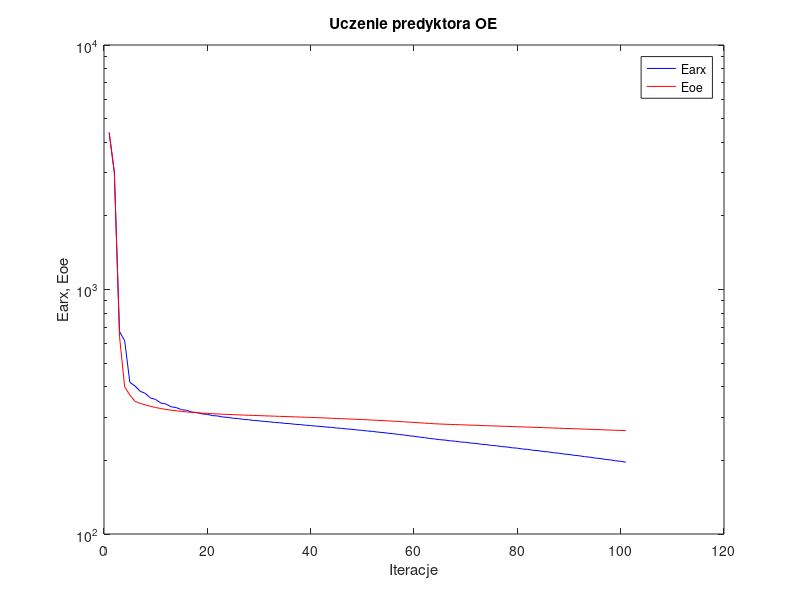
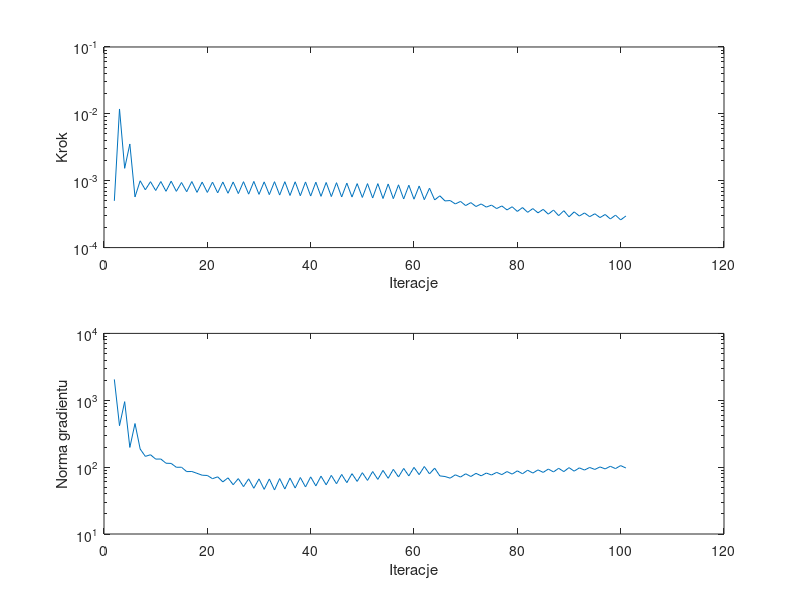

The MATLAB source for these figures, in order:
%uczenie predyktora oe
clear all;
n=0; farx(n+1)=4.380610e+003; foe(n+1)=4.390529e+003; wspucz(n+1)=0.000000e+000; ng(n+1)=0.000000e+000;
n=1; farx(n+1)=3.011684e+003; foe(n+1)=3.020751e+003; krok(n+1)=5.002119e-004; ng(n+1)=2.051043e+003;
n=2; farx(n+1)=6.733336e+002; foe(n+1)=6.434932e+002; krok(n+1)=1.183052e-002; ng(n+1)=4.164234e+002;
n=3; farx(n+1)=6.173532e+002; foe(n+1)=3.993715e+002; krok(n+1)=1.532816e-003; ng(n+1)=9.532837e+002;
n=4; farx(n+1)=4.170088e+002; foe(n+1)=3.707173e+002; krok(n+1)=3.544455e-003; ng(n+1)=1.971045e+002;
n=5; farx(n+1)=4.032701e+002; foe(n+1)=3.486333e+002; krok(n+1)=5.723719e-004; ng(n+1)=4.488417e+002;
n=6; farx(n+1)=3.833919e+002; foe(n+1)=3.422866e+002; krok(n+1)=9.975011e-004; ng(n+1)=1.865917e+002;
n=7; farx(n+1)=3.759231e+002; foe(n+1)=3.371983e+002; krok(n+1)=7.315478e-004; ng(n+1)=1.448260e+002;
n=8; farx(n+1)=3.597884e+002; foe(n+1)=3.328230e+002; krok(n+1)=9.676040e-004; ng(n+1)=1.531904e+002;
n=9; farx(n+1)=3.550823e+002; foe(n+1)=3.291308e+002; krok(n+1)=7.138862e-004; ng(n+1)=1.318842e+002;
n=10; farx(n+1)=3.433947e+002; foe(n+1)=3.259410e+002; krok(n+1)=9.727667e-004; ng(n+1)=1.322036e+002;
n=11; farx(n+1)=3.400336e+002; foe(n+1)=3.232477e+002; krok(n+1)=6.946998e-004; ng(n+1)=1.143982e+002;
n=12; farx(n+1)=3.313674e+002; foe(n+1)=3.209032e+002; krok(n+1)=9.854180e-004; ng(n+1)=1.136742e+002;
n=13; farx(n+1)=3.288834e+002; foe(n+1)=3.189173e+002; krok(n+1)=6.935224e-004; ng(n+1)=9.949427e+001;
n=14; farx(n+1)=3.224793e+002; foe(n+1)=3.172046e+002; krok(n+1)=9.396816e-004; ng(n+1)=9.966648e+001;
n=15; farx(n+1)=3.205152e+002; foe(n+1)=3.157266e+002; krok(n+1)=6.847610e-004; ng(n+1)=8.573114e+001;
n=16; farx(n+1)=3.153883e+002; foe(n+1)=3.144071e+002; krok(n+1)=9.726052e-004; ng(n+1)=8.606015e+001;
n=17; farx(n+1)=3.138375e+002; foe(n+1)=3.132503e+002; krok(n+1)=6.694872e-004; ng(n+1)=8.078114e+001;
n=18; farx(n+1)=3.097524e+002; foe(n+1)=3.122177e+002; krok(n+1)=9.540187e-004; ng(n+1)=7.572502e+001;
n=19; farx(n+1)=3.084345e+002; foe(n+1)=3.112977e+002; krok(n+1)=6.682927e-004; ng(n+1)=7.504678e+001;
n=20; farx(n+1)=3.050395e+002; foe(n+1)=3.104564e+002; krok(n+1)=9.532898e-004; ng(n+1)=6.719337e+001;
n=21; farx(n+1)=3.038995e+002; foe(n+1)=3.096898e+002; krok(n+1)=6.590915e-004; ng(n+1)=7.159945e+001;
n=22; farx(n+1)=3.009947e+002; foe(n+1)=3.089762e+002; krok(n+1)=9.576184e-004; ng(n+1)=6.012899e+001;
n=23; farx(n+1)=2.999808e+002; foe(n+1)=3.083126e+002; krok(n+1)=6.492309e-004; ng(n+1)=6.921324e+001;
n=24; farx(n+1)=2.974435e+002; foe(n+1)=3.076838e+002; krok(n+1)=9.584745e-004; ng(n+1)=5.456433e+001;
n=25; farx(n+1)=2.965144e+002; foe(n+1)=3.070906e+002; krok(n+1)=6.423816e-004; ng(n+1)=6.736956e+001;
n=26; farx(n+1)=2.942342e+002; foe(n+1)=3.065173e+002; krok(n+1)=9.676040e-004; ng(n+1)=5.109627e+001;
n=27; farx(n+1)=2.933723e+002; foe(n+1)=3.059662e+002; krok(n+1)=6.298318e-004; ng(n+1)=6.685482e+001;
n=28; farx(n+1)=2.912853e+002; foe(n+1)=3.054261e+002; krok(n+1)=9.761580e-004; ng(n+1)=4.829337e+001;
n=29; farx(n+1)=2.904638e+002; foe(n+1)=3.049011e+002; krok(n+1)=6.250570e-004; ng(n+1)=6.671080e+001;
n=30; farx(n+1)=2.885513e+002; foe(n+1)=3.043844e+002; krok(n+1)=9.615395e-004; ng(n+1)=4.649380e+001;
n=31; farx(n+1)=2.877530e+002; foe(n+1)=3.038756e+002; krok(n+1)=6.190058e-004; ng(n+1)=6.659452e+001;
n=32; farx(n+1)=2.859454e+002; foe(n+1)=3.033664e+002; krok(n+1)=9.676040e-004; ng(n+1)=4.549057e+001;
n=33; farx(n+1)=2.851627e+002; foe(n+1)=3.028605e+002; krok(n+1)=6.100243e-004; ng(n+1)=6.750098e+001;
n=34; farx(n+1)=2.834373e+002; foe(n+1)=3.023514e+002; krok(n+1)=9.676040e-004; ng(n+1)=4.707079e+001;
n=35; farx(n+1)=2.826586e+002; foe(n+1)=3.018416e+002; krok(n+1)=6.019342e-004; ng(n+1)=6.863816e+001;
n=36; farx(n+1)=2.809947e+002; foe(n+1)=3.013255e+002; krok(n+1)=9.641425e-004; ng(n+1)=4.871124e+001;
n=37; farx(n+1)=2.802098e+002; foe(n+1)=3.008071e+002; krok(n+1)=5.959389e-004; ng(n+1)=6.991031e+001;
n=38; farx(n+1)=2.785883e+002; foe(n+1)=3.002793e+002; krok(n+1)=9.589643e-004; ng(n+1)=5.049764e+001;
n=39; farx(n+1)=2.777899e+002; foe(n+1)=2.997466e+002; krok(n+1)=5.897838e-004; ng(n+1)=7.153400e+001;
n=40; farx(n+1)=2.761959e+002; foe(n+1)=2.992027e+002; krok(n+1)=9.511937e-004; ng(n+1)=5.238882e+001;
n=41; farx(n+1)=2.753772e+002; foe(n+1)=2.986519e+002; krok(n+1)=5.840350e-004; ng(n+1)=7.333932e+001;
n=42; farx(n+1)=2.737978e+002; foe(n+1)=2.980876e+002; krok(n+1)=9.413494e-004; ng(n+1)=5.436178e+001;
n=43; farx(n+1)=2.729522e+002; foe(n+1)=2.975154e+002; krok(n+1)=5.792497e-004; ng(n+1)=7.527595e+001;
n=44; farx(n+1)=2.713698e+002; foe(n+1)=2.969274e+002; krok(n+1)=9.349870e-004; ng(n+1)=5.646468e+001;
n=45; farx(n+1)=2.704933e+002; foe(n+1)=2.963276e+002; krok(n+1)=5.716520e-004; ng(n+1)=7.778145e+001;
n=46; farx(n+1)=2.689049e+002; foe(n+1)=2.957112e+002; krok(n+1)=9.208067e-004; ng(n+1)=5.859435e+001;
n=47; farx(n+1)=2.679883e+002; foe(n+1)=2.950847e+002; krok(n+1)=5.704577e-004; ng(n+1)=7.985541e+001;
n=48; farx(n+1)=2.663860e+002; foe(n+1)=2.944401e+002; krok(n+1)=9.053002e-004; ng(n+1)=6.113051e+001;
n=49; farx(n+1)=2.654286e+002; foe(n+1)=2.937802e+002; krok(n+1)=5.623096e-004; ng(n+1)=8.259525e+001;
n=50; farx(n+1)=2.637820e+002; foe(n+1)=2.930982e+002; krok(n+1)=9.053002e-004; ng(n+1)=6.333108e+001;
n=51; farx(n+1)=2.627805e+002; foe(n+1)=2.923981e+002; krok(n+1)=5.510555e-004; ng(n+1)=8.596814e+001;
n=52; farx(n+1)=2.610782e+002; foe(n+1)=2.916727e+002; krok(n+1)=9.053002e-004; ng(n+1)=6.553985e+001;
n=53; farx(n+1)=2.600258e+002; foe(n+1)=2.909293e+002; krok(n+1)=5.420077e-004; ng(n+1)=8.944441e+001;
n=54; farx(n+1)=2.582729e+002; foe(n+1)=2.901587e+002; krok(n+1)=8.940659e-004; ng(n+1)=6.805327e+001;
n=55; farx(n+1)=2.571605e+002; foe(n+1)=2.893721e+002; krok(n+1)=5.391128e-004; ng(n+1)=9.260927e+001;
n=56; farx(n+1)=2.553706e+002; foe(n+1)=2.885596e+002; krok(n+1)=8.687921e-004; ng(n+1)=7.118772e+001;
n=57; farx(n+1)=2.541971e+002; foe(n+1)=2.877289e+002; krok(n+1)=5.333277e-004; ng(n+1)=9.565646e+001;
n=58; farx(n+1)=2.523424e+002; foe(n+1)=2.868649e+002; krok(n+1)=8.567570e-004; ng(n+1)=7.393996e+001;
n=59; farx(n+1)=2.511011e+002; foe(n+1)=2.859857e+002; krok(n+1)=5.292541e-004; ng(n+1)=9.913142e+001;
n=60; farx(n+1)=2.491939e+002; foe(n+1)=2.850787e+002; krok(n+1)=8.336543e-004; ng(n+1)=7.718583e+001;
n=61; farx(n+1)=2.478927e+002; foe(n+1)=2.841594e+002; krok(n+1)=5.202484e-004; ng(n+1)=1.022010e+002;
n=62; farx(n+1)=2.459860e+002; foe(n+1)=2.832511e+002; krok(n+1)=7.741729e-004; ng(n+1)=7.918771e+001;
n=63; farx(n+1)=2.447067e+002; foe(n+1)=2.824152e+002; krok(n+1)=5.157570e-004; ng(n+1)=9.660236e+001;
n=64; farx(n+1)=2.430798e+002; foe(n+1)=2.817612e+002; krok(n+1)=5.951849e-004; ng(n+1)=7.394036e+001;
n=65; farx(n+1)=2.421706e+002; foe(n+1)=2.812334e+002; krok(n+1)=4.987505e-004; ng(n+1)=7.239498e+001;
n=66; farx(n+1)=2.404685e+002; foe(n+1)=2.806891e+002; krok(n+1)=5.053235e-004; ng(n+1)=6.841840e+001;
n=67; farx(n+1)=2.397190e+002; foe(n+1)=2.802636e+002; krok(n+1)=4.494757e-004; ng(n+1)=7.675755e+001;
n=68; farx(n+1)=2.379130e+002; foe(n+1)=2.797174e+002; krok(n+1)=4.904971e-004; ng(n+1)=7.107800e+001;
n=69; farx(n+1)=2.371841e+002; foe(n+1)=2.793141e+002; krok(n+1)=4.250148e-004; ng(n+1)=7.949412e+001;
n=70; farx(n+1)=2.353846e+002; foe(n+1)=2.787719e+002; krok(n+1)=4.706747e-004; ng(n+1)=7.242957e+001;
n=71; farx(n+1)=2.346362e+002; foe(n+1)=2.783772e+002; krok(n+1)=4.114508e-004; ng(n+1)=8.070982e+001;
n=72; farx(n+1)=2.328561e+002; foe(n+1)=2.778375e+002; krok(n+1)=4.494798e-004; ng(n+1)=7.417773e+001;
n=73; farx(n+1)=2.320750e+002; foe(n+1)=2.774464e+002; krok(n+1)=4.031350e-004; ng(n+1)=8.158566e+001;
n=74; farx(n+1)=2.303033e+002; foe(n+1)=2.769055e+002; krok(n+1)=4.320082e-004; ng(n+1)=7.628356e+001;
n=75; farx(n+1)=2.295168e+002; foe(n+1)=2.765180e+002; krok(n+1)=3.831728e-004; ng(n+1)=8.344095e+001;
n=76; farx(n+1)=2.277502e+002; foe(n+1)=2.759796e+002; krok(n+1)=4.199256e-004; ng(n+1)=7.725464e+001;
n=77; farx(n+1)=2.269625e+002; foe(n+1)=2.755961e+002; krok(n+1)=3.657739e-004; ng(n+1)=8.582902e+001;
n=78; farx(n+1)=2.251983e+002; foe(n+1)=2.750563e+002; krok(n+1)=4.078161e-004; ng(n+1)=7.868413e+001;
n=79; farx(n+1)=2.244104e+002; foe(n+1)=2.746745e+002; krok(n+1)=3.473499e-004; ng(n+1)=8.799397e+001;
n=80; farx(n+1)=2.226525e+002; foe(n+1)=2.741354e+002; krok(n+1)=3.970634e-004; ng(n+1)=7.960054e+001;
n=81; farx(n+1)=2.218499e+002; foe(n+1)=2.737545e+002; krok(n+1)=3.369218e-004; ng(n+1)=9.000906e+001;
n=82; farx(n+1)=2.201044e+002; foe(n+1)=2.732105e+002; krok(n+1)=3.831728e-004; ng(n+1)=8.151231e+001;
n=83; farx(n+1)=2.192689e+002; foe(n+1)=2.728266e+002; krok(n+1)=3.308775e-004; ng(n+1)=9.097890e+001;
n=84; farx(n+1)=2.175245e+002; foe(n+1)=2.722778e+002; krok(n+1)=3.729504e-004; ng(n+1)=8.343363e+001;
n=85; farx(n+1)=2.166866e+002; foe(n+1)=2.718943e+002; krok(n+1)=3.163070e-004; ng(n+1)=9.356002e+001;
n=86; farx(n+1)=2.149431e+002; foe(n+1)=2.713425e+002; krok(n+1)=3.643472e-004; ng(n+1)=8.478429e+001;
n=87; farx(n+1)=2.141084e+002; foe(n+1)=2.709589e+002; krok(n+1)=3.003772e-004; ng(n+1)=9.608106e+001;
n=88; farx(n+1)=2.123695e+002; foe(n+1)=2.704064e+002; krok(n+1)=3.561997e-004; ng(n+1)=8.569012e+001;
n=89; farx(n+1)=2.115291e+002; foe(n+1)=2.700222e+002; krok(n+1)=2.884695e-004; ng(n+1)=9.832487e+001;
n=90; farx(n+1)=2.098199e+002; foe(n+1)=2.694671e+002; krok(n+1)=3.423805e-004; ng(n+1)=8.704447e+001;
n=91; farx(n+1)=2.089032e+002; foe(n+1)=2.690753e+002; krok(n+1)=2.964437e-004; ng(n+1)=9.748042e+001;
n=92; farx(n+1)=2.072084e+002; foe(n+1)=2.685079e+002; krok(n+1)=3.296469e-004; ng(n+1)=9.047641e+001;
n=93; farx(n+1)=2.062632e+002; foe(n+1)=2.681121e+002; krok(n+1)=2.897511e-004; ng(n+1)=9.887137e+001;
n=94; farx(n+1)=2.045793e+002; foe(n+1)=2.675392e+002; krok(n+1)=3.205178e-004; ng(n+1)=9.233916e+001;
n=95; farx(n+1)=2.036168e+002; foe(n+1)=2.671410e+002; krok(n+1)=2.811548e-004; ng(n+1)=1.006831e+002;
n=96; farx(n+1)=2.019413e+002; foe(n+1)=2.665638e+002; krok(n+1)=3.125285e-004; ng(n+1)=9.406399e+001;
n=97; farx(n+1)=2.009799e+002; foe(n+1)=2.661645e+002; krok(n+1)=2.681467e-004; ng(n+1)=1.030207e+002;
n=98; farx(n+1)=1.993135e+002; foe(n+1)=2.655868e+002; krok(n+1)=3.055701e-004; ng(n+1)=9.510117e+001;
n=99; farx(n+1)=1.983429e+002; foe(n+1)=2.651869e+002; krok(n+1)=2.594055e-004; ng(n+1)=1.054387e+002;
n=100; farx(n+1)=1.966941e+002; foe(n+1)=2.646044e+002; krok(n+1)=2.964437e-004; ng(n+1)=9.701834e+001;

figure; semilogy(farx,'b'); hold on; semilogy(foe,'r'); xlabel('Iteracje'); ylabel('Earx, Eoe'); legend('Earx','Eoe'); title('Uczenie predyktora OE');
figure; subplot(2,1,1); semilogy(krok); xlabel('Iteracje'); ylabel('Krok');
subplot(2,1,2); semilogy(ng); xlabel('Iteracje'); ylabel('Norma gradientu');
Earx=farx(n+1)
Eoe=foe(n+1)
